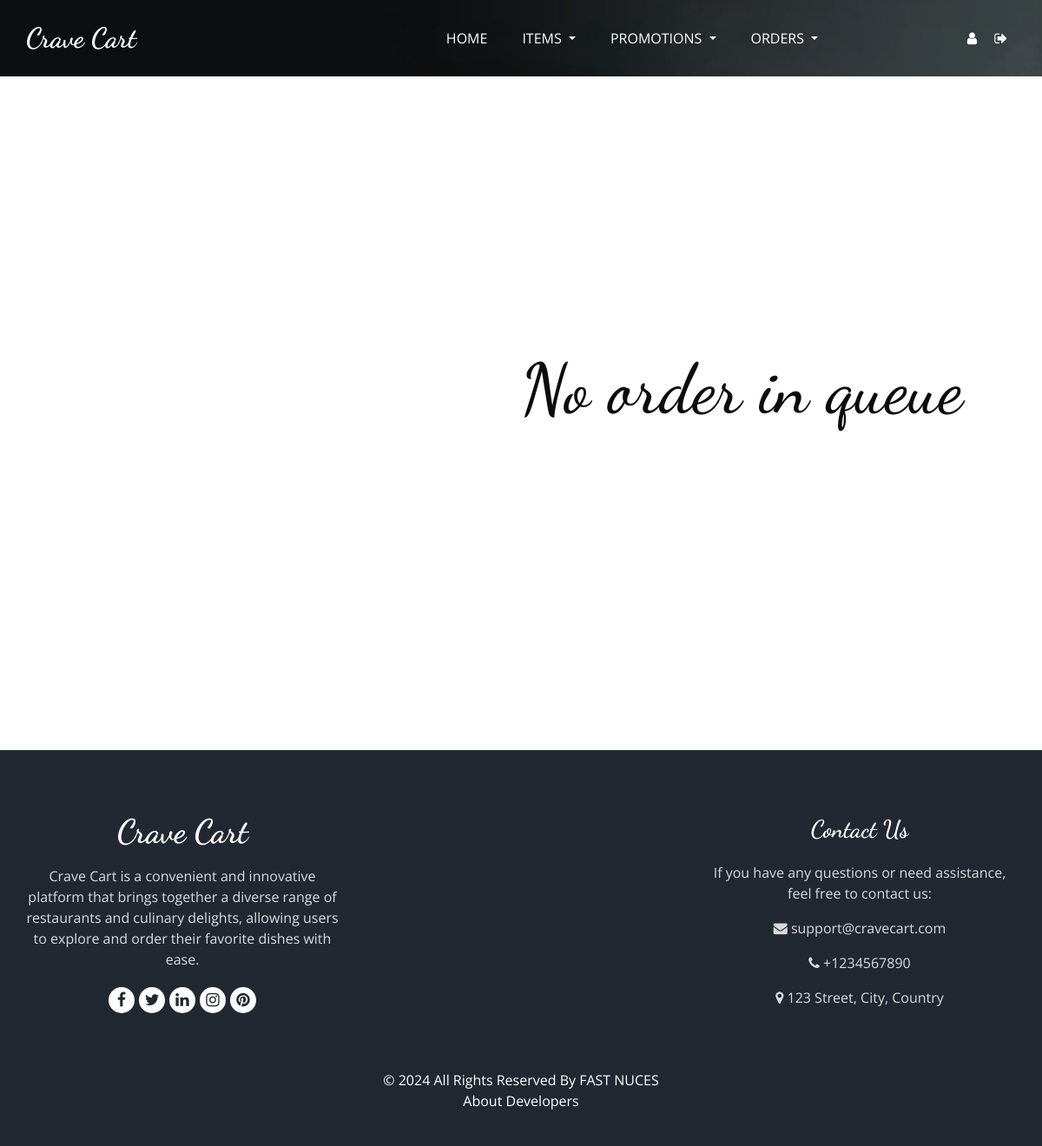
/placedOrders (signed in), run on an earlier commit of the app's database.
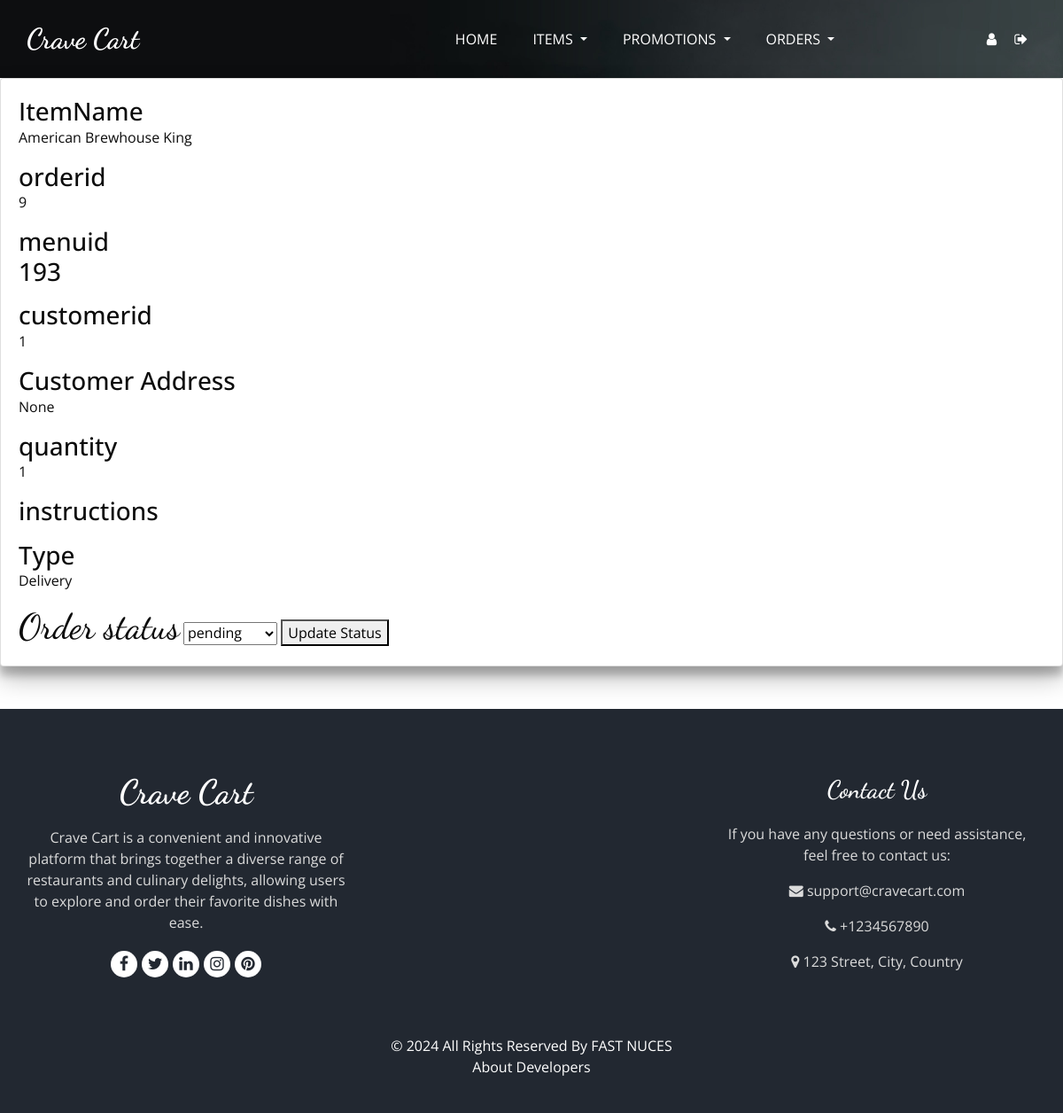
And on a later commit of the database.
### tables this page shows
CREATE TABLE Orders (
                        orderid INTEGER PRIMARY KEY AUTOINCREMENT,
                        menuid INTEGER,
                        customerid INTEGER,
                        status TEXT,
                        quantity INTEGER,
                        instructions TEXT,
                        Type TEXT,
                        Date TEXT,
                        FOREIGN KEY (menuid) REFERENCES Menus (MenuID) ON DELETE CASCADE,
                        FOREIGN KEY (customerid) REFERENCES Customers (CustomerID) ON DELETE SET NULL
                    );

CREATE TABLE Menus (
                        MenuID INTEGER PRIMARY KEY AUTOINCREMENT,
                        RestaurantID INTEGER,
                        ItemName TEXT,
                        Description TEXT,
                        Price REAL,
                        Category TEXT,
                        ImagePNG TEXT,
                        ImageJPG TEXT,
                        Rating INTEGER DEFAULT 0,
                        FOREIGN KEY (RestaurantID) REFERENCES Restaurants(RestaurantID) ON DELETE CASCADE
                    );

### RestaurantendPoints.py (the view, shortened to what this page needs)
@Restaurant.route('/placedOrders',methods=['GET','POST'])
def placedOrders():
    if 'username' not in session:
        return redirect(url_for('login'))
    if not DataBase.is_Restaurant(session['username'],session['email'],session['password']):
        return render_template('404.html'), 404
    data = DataBase.get_pending_orders(session['username'])
    return render_template('restaurant/placedOrders.html',data=data,length=len(data))

### DataBase.py (called while the page is built)
def is_Restaurant(id,email,password):
    try:
        cursor.execute('''SELECT * FROM Restaurants where RestaurantID=? AND email = ? AND password=?;''',[id,email,password])
        ans = cursor.fetchone()
        if ans:
            return True
        else:
            return False
    except Exception as e:
        print(e)
        return False

### templates/restaurant/placedOrders.html (shortened to what the changed rows need)
<!DOCTYPE html>
<html lang="en">
<head>
  <link rel="stylesheet" type="text/css" href="{{url_for('static',filename='css/bootstrap.css')}}" />
  <link rel="stylesheet" type="text/css" href="https://cdnjs.cloudflare.com/ajax/libs/OwlCarousel2/2.3.4/assets/owl.carousel.min.css" />
  <link rel="stylesheet" href="https://cdnjs.cloudflare.com/ajax/libs/jquery-nice-select/1.1.0/css/nice-select.min.css" />
  <link href="{{url_for('static',filename='css/font-awesome.min.css')}}" rel="stylesheet" />
  <link href="{{url_for('static',filename='css/style.css')}}" rel="stylesheet" />
  <link href="{{url_for('static',filename='css/responsive.css')}}" rel="stylesheet" />
</head>
<body class="sub_page">
  <div class="hero_area">
    <div class="bg-box">
    </div>
    <header class="header_section">
    </header>
  </div>
  {%if length != 0%}
    {% for i in data%}
    <div class="card" style="box-shadow: rgba(0, 0, 0, 0.25) 0px 14px 28px, rgba(0, 0, 0, 0.22) 0px 10px 10px;">
       <div class="card-body">
          <h3 style="display: inline;">ItemName</h3> <p> {{ i['ItemName'] }} </p>
          <h3 style="display: inline;">orderid</h3> <p> {{ i['orderid'] }} </p>
          <h3 style="display: inline;">menuid</h36> <p> {{ i['menuid'] }} </p>
          <h3 style="display: inline;">customerid</h3> <p> {{ i['customerid'] }} </p>
          <h3 style="display: inline;">Customer Address</h3> <p> {{ i['address'] }} </p>
          <h3 style="display: inline;">quantity</h3> <p> {{ i['quantity'] }} </p>
          <h3 style="display: inline;">instructions</h3> <p> {{ i['instructions'] }} </p>
          <h3 style="display: inline;">Type</h3> <p> {{ i['Type'] }} </p>
          <form action="/placedOrders" method="POST">
            <h1 style="display: inline;">Order status</h1>
            <select id="status" name="status" >
              <option value="pending" {{ "selected" if i['status'] == "pending" else "" }}>pending</option>
            </select>
            <button type="submit">Update Status</button>
          </form>
        </div>
    </div>
    <br><br>
    {%endfor%}
  {%else%}
  <br><br><br><br><br><br><br><br><br><br><br><br><br>
    <h1 style="margin-left:600px;font-size:80px;">No order in queue</h1>
    <br><br><br><br><br><br><br><br><br><br><br><br><br><br><br>
    {%endif%}
  <footer class="footer_section">
    <div class="container">
    </div>
</footer>
</body>
</html>

What changed in the data, as far as the page shows it:
added Orders: ItemName "American Brewhouse King", orderid "9", menuid "193", customerid "1", address "None", quantity "1", Type "Delivery"
Also different on the page:
text no longer shown: "No order in queue"
